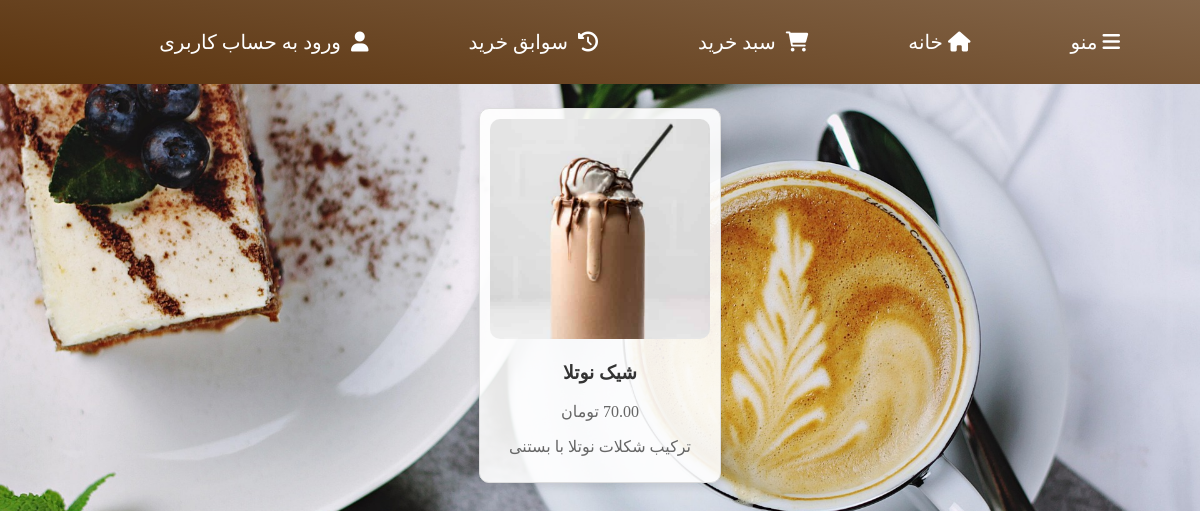
The page /store/?category=cold_drinks on the database as committed earlier.
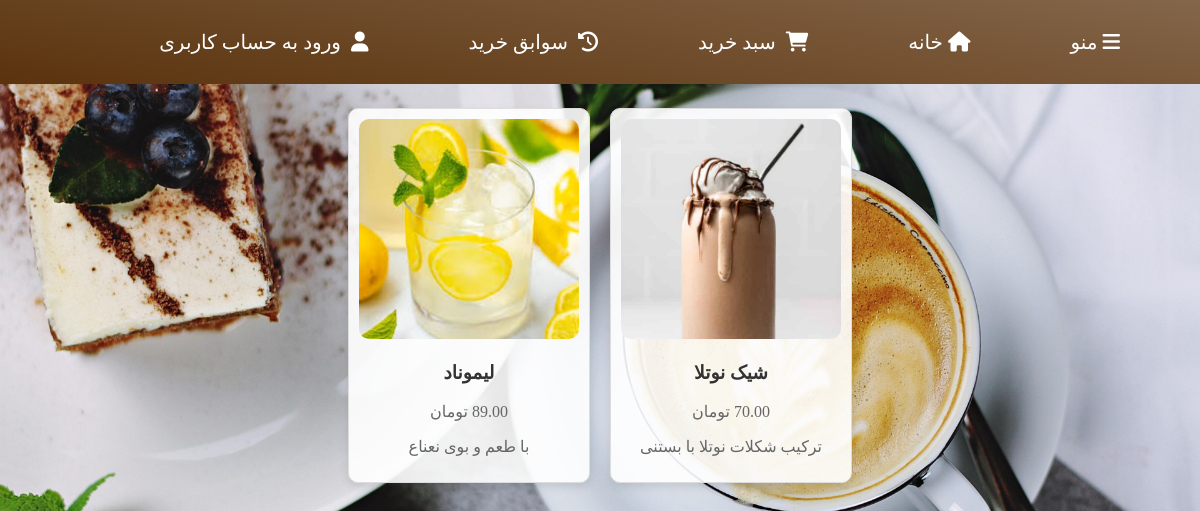
The same page on the database as committed later.
### mainapp/models.py (models this page shows, shortened)
class Product(models.Model):
    CATEGORY_CHOICES = [
        ('hot_drinks', 'نوشیدنی گرم'),
        ('cold_drinks', 'نوشیدنی سرد'),
        ('cakes', 'کیک'),
    ]
    category = models.CharField(_("دسته بندی محصول"),max_length=20, choices=CATEGORY_CHOICES, default='hot_drinks')
    name = models.CharField(_('نام'), max_length=255)
    description = models.CharField( _("توضیحات"), max_length=255, blank=True, null=True)
    price = models.DecimalField(_("قیمت"),default=0, max_digits=10, decimal_places=2, validators=[validators.MinValueValidator(0)])
    timeNeeded = models.IntegerField(_("زمان مورد نیاز"),default=0, validators=[validators.MaxValueValidator(60)])
    coffee = models.PositiveIntegerField(_("قهوه"),default=0)
    milk = models.PositiveIntegerField(_("شیر"),default=0)
    chocolate = models.PositiveIntegerField(_("شکلات"),default=0)
    flour = models.PositiveIntegerField(_("آرد"),default=0)
    sugar = models.PositiveIntegerField(_("شکر"),default=0)
    image = models.ImageField(_("تصویر"),upload_to='products/')
    created_at = models.DateTimeField(auto_now_add=True)
    updated_at = models.DateTimeField(auto_now=True)
    sold_count = models.PositiveBigIntegerField(default=0)

### mainapp/views.py (the view)
# urls.py: path('store/', views.store_view, name='store'),
def store_view(request):
    all_products = Product.objects.all()
    context={'products':all_products}
    return render(request,'mainapp/store.html',context=context)

### templates/mainapp/store.html (shortened to what this page needs)
{% extends 'base.html' %}
    {% block content %}
    {% load static %}
    <link rel="stylesheet" href="{% static 'css/store.css' %}">
    <h1>محصولات</h1>
    <div class="product-container">
        {% if request.GET.category == "cold_drinks" %}
            {% for product in products %}
                {% if product.category == "cold_drinks" %}
                <div class="product-card">
                    <img src="{{ product.image.url }}" alt="{{ product.name }}">
                    <h3>{{ product.name }}</h3>
                    <p>{{ product.price }} تومان</p>
                    <p>{{ product.description }}</p>
                </div>
                {% endif %}
            {% endfor %}
        {% endif %}
    </div>
</body>
{% endblock content %}

Rows that differ between the two databases and show on the page:
added Product: image (picture), name "لیموناد", price "89.00", description "با طعم و بوی نعناع"
